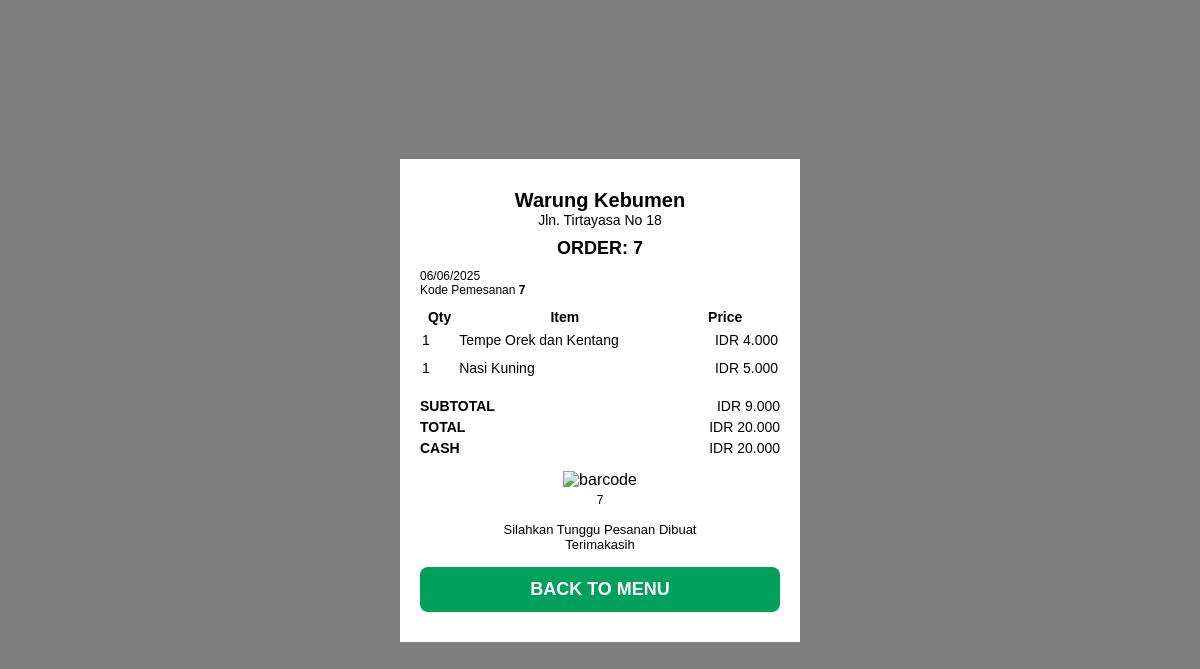
/PELANGGAN/StrukCashless.php?kode_pesanan=7, run on the app's committed database.
### tables this page shows
CREATE TABLE `detail_pesanan` (
  `id_detail` int(11) NOT NULL,
  `id_pesanan` int(11) NOT NULL,
  `id_menu` int(11) NOT NULL,
  `jumlah` int(11) NOT NULL,
  `harga` int(10) NOT NULL,
  `subtotal` int(10) NOT NULL
);

CREATE TABLE `menu` (
  `id_menu` int(11) NOT NULL,
  `nama_menu` varchar(100) NOT NULL,
  `harga` decimal(10,0) NOT NULL,
  `jumlah` int(11) NOT NULL,
  `kategori` varchar(50) NOT NULL,
  `deskripsi` text DEFAULT NULL,
  `gambar` varchar(255) DEFAULT NULL,
  `status` enum('Tersedia','Habis') DEFAULT 'Tersedia'
);

CREATE TABLE `pesanan` (
  `id_pesanan` int(11) NOT NULL,
  `total` decimal(10,2) NOT NULL,
  `status` varchar(20) NOT NULL,
  `tanggal` datetime NOT NULL,
  `metode_pembayaran` enum('Cash','Cashless') DEFAULT NULL
);

### PELANGGAN/StrukCashless.php (the view, shortened to what this page needs)
<?php
include 'config.php';
$kode_pesanan = isset($_GET['kode_pesanan']) ? $_GET['kode_pesanan'] : '';
$pesanan = [];
$subtotal = 0;
$metode_pembayaran = '';
$total_bayar = 0;
if ($kode_pesanan) {
    $stmt = $conn->prepare(
        "SELECT d.jumlah, m.nama_menu, m.harga
         FROM detail_pesanan AS d
         JOIN menu AS m ON m.id_menu = d.id_menu
         WHERE d.id_pesanan = ?"
    );
    $stmt->bind_param("s", $kode_pesanan);
    $stmt->execute();
    $result = $stmt->get_result();
    while ($row = $result->fetch_assoc()) {
        $pesanan[] = $row;
        $subtotal += $row['jumlah'] * $row['harga'];
    }
    $stmt2 = $conn->prepare("SELECT metode_pembayaran, total FROM pesanan WHERE id_pesanan = ?");
    $stmt2->bind_param("s", $kode_pesanan);
    $stmt2->execute();
    $result2 = $stmt2->get_result();
    if ($row2 = $result2->fetch_assoc()) {
        $metode_pembayaran = $row2['metode_pembayaran'];
        $total_bayar = $row2['total'];
    }
}
?>
<!DOCTYPE html>
<html lang="id">
<head>
  <link rel="stylesheet" href="StrukCashless.css">
</head>
<body>
  <div class="receipt-container">
    <div class="receipt">
      <h2 class="store-name">Warung Kebumen</h2>
      <p class="store-address">Jln. Tirtayasa No 18</p>
      <h3 class="order-title">ORDER: <?= htmlspecialchars($kode_pesanan) ?></h3>
      <div class="order-info">
        <span><?= date('d/m/Y') ?></span>
        <br>
        <span>Kode Pemesanan <strong><?= htmlspecialchars($kode_pesanan) ?></strong></span>
      </div>
      <?php if (count($pesanan) > 0): ?>
      <table class="item-table">
        <thead>
          <tr>
            <th>Qty</th>
            <th>Item</th>
            <th>Price</th>
          </tr>
        </thead>
        <tbody>
          <?php foreach ($pesanan as $item): ?>
          <tr>
            <td><?= $item['jumlah'] ?></td>
            <td><?= htmlspecialchars($item['nama_menu']) ?></td>
            <td>IDR <?= number_format($item['harga'], 0, ',', '.') ?></td>
          </tr>
          <?php endforeach; ?>
        </tbody>
      </table>
      <div class="totals">
        <p><strong>SUBTOTAL</strong> <span>IDR <?= number_format($subtotal, 0, ',', '.') ?></span></p>
        <p><strong>TOTAL</strong> <span>IDR <?= number_format($total_bayar, 0, ',', '.') ?></span></p>
        <p><strong><?= strtoupper($metode_pembayaran) ?></strong> <span>IDR <?= number_format($total_bayar, 0, ',', '.') ?></span></p>
      </div>
      <?php else: ?>
        <p class="no-items">Tidak ada item untuk pesanan ini.</p>
      <?php endif; ?>
      <div class="barcode">
        <img src="https://barcode.tec-it.com/barcode.ashx?data=<?= urlencode($kode_pesanan) ?>&code=Code128&translate-esc=false" alt="barcode">
        <p class="barcode-number"><?= htmlspecialchars($kode_pesanan) ?></p>
      </div>
      <p class="thank-you">Silahkan Tunggu Pesanan Dibuat<br>Terimakasih</p>
      <button class="back-button" id="backButton" onclick="window.location.href='index.php'">BACK TO MENU</button>
    </div>
  </div>
</body>
</html>

### PELANGGAN/StrukCashless.css (style rules this page uses)
* { margin: 0; padding: 0; box-sizing: border-box; font-family: "Arial", sans-serif; }
body { background-color: rgba(0, 0, 0, 0.5); display: flex; justify-content: center; align-items: center; height: 100vh; }
.receipt-container { background: white; padding: 30px 20px; border-radius: 0px; max-width: 400px; width: 100%; text-align: center; }
.store-name { font-size: 20px; font-weight: bold; }
.store-address { font-size: 14px; margin-bottom: 10px; }
.order-title { font-size: 18px; font-weight: bold; margin: 10px 0; }
.order-info { font-size: 12px; text-align: left; margin-bottom: 10px; }
.item-table { width: 100%; font-size: 14px; margin-top: 10px; margin-bottom: 15px; }
.item-table td { padding: 5px 0; }
.item-table td:nth-child(1) { text-align: left; width: 10%; }
.item-table td:nth-child(2) { text-align: left; width: 60%; }
.item-table td:nth-child(3) { text-align: right; width: 30%; }
.totals { font-size: 14px; margin-bottom: 15px; text-align: left; }
.totals p { display: flex; justify-content: space-between; margin: 5px 0; }
.barcode { text-align: center; margin-bottom: 10px; }
.barcode img { height: 50px; }
.barcode-number { font-size: 12px; margin-top: 4px; }
.thank-you { font-size: 13px; margin: 15px 0; }
.back-button { background-color: #00a15c; color: white; padding: 12px 20px; font-size: 18px; font-weight: bold; border: none; border-radius: 8px; cursor: pointer; width: 100%; }

### data on the page
detail_pesanan: jumlah "1", id_menu.nama_menu "Tempe Orek dan Kentang", id_menu.harga "4.000"
detail_pesanan: jumlah "1", id_menu.nama_menu "Nasi Kuning", id_menu.harga "5.000"
pesanan: total "20.000", metode_pembayaran "CASH"

### other printed values
$kode_pesanan "7"
$subtotal "9.000"
